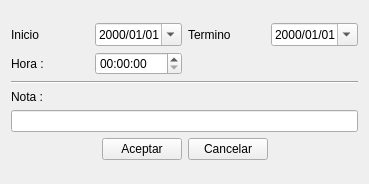
<?xml version="1.0" encoding="UTF-8"?>
<ui version="4.0">
 <class>newalerta_alerta_ui</class>
 <widget class="QWidget" name="newalerta_alerta_ui">
  <property name="geometry">
   <rect>
    <x>0</x>
    <y>0</y>
    <width>369</width>
    <height>184</height>
   </rect>
  </property>
  <property name="windowTitle">
   <string>Alerta</string>
  </property>
  <property name="windowIcon">
   <iconset resource="../Icons/Icons.qrc">
    <normaloff>:/Icons/Warning.png</normaloff>:/Icons/Warning.png</iconset>
  </property>
  <layout class="QGridLayout" name="gridLayout_5">
   <item row="0" column="0">
    <layout class="QGridLayout" name="gridLayout_4">
     <item row="0" column="0">
      <layout class="QGridLayout" name="gridLayout">
       <item row="0" column="1">
        <widget class="QDateEdit" name="dateEdit_inicio">
         <property name="displayFormat">
          <string>yyyy/MM/dd</string>
         </property>
         <property name="calendarPopup">
          <bool>true</bool>
         </property>
        </widget>
       </item>
       <item row="0" column="0">
        <widget class="QLabel" name="label">
         <property name="text">
          <string>Inicio</string>
         </property>
        </widget>
       </item>
       <item row="0" column="2">
        <widget class="QLabel" name="label_4">
         <property name="text">
          <string>Termino</string>
         </property>
        </widget>
       </item>
       <item row="0" column="3">
        <widget class="QDateEdit" name="dateEdit_fin">
         <property name="displayFormat">
          <string>yyyy/MM/dd</string>
         </property>
         <property name="calendarPopup">
          <bool>true</bool>
         </property>
        </widget>
       </item>
       <item row="1" column="0">
        <widget class="QLabel" name="label_3">
         <property name="text">
          <string>Hora :</string>
         </property>
        </widget>
       </item>
       <item row="1" column="1">
        <widget class="QTimeEdit" name="timeEdit">
         <property name="maximumDateTime">
          <datetime>
           <hour>23</hour>
           <minute>59</minute>
           <second>59</second>
           <year>2000</year>
           <month>1</month>
           <day>1</day>
          </datetime>
         </property>
         <property name="maximumTime">
          <time>
           <hour>23</hour>
           <minute>59</minute>
           <second>59</second>
          </time>
         </property>
         <property name="currentSection">
          <enum>QDateTimeEdit::HourSection</enum>
         </property>
         <property name="displayFormat">
          <string>hh:mm:ss</string>
         </property>
         <property name="calendarPopup">
          <bool>false</bool>
         </property>
        </widget>
       </item>
      </layout>
     </item>
     <item row="1" column="0">
      <widget class="Line" name="line">
       <property name="orientation">
        <enum>Qt::Horizontal</enum>
       </property>
      </widget>
     </item>
     <item row="2" column="0">
      <layout class="QGridLayout" name="gridLayout_2">
       <item row="0" column="0">
        <widget class="QLabel" name="label_2">
         <property name="sizePolicy">
          <sizepolicy hsizetype="Fixed" vsizetype="Fixed">
           <horstretch>0</horstretch>
           <verstretch>0</verstretch>
          </sizepolicy>
         </property>
         <property name="text">
          <string>Nota :</string>
         </property>
        </widget>
       </item>
       <item row="1" column="0">
        <widget class="QLineEdit" name="lineEdit"/>
       </item>
      </layout>
     </item>
     <item row="3" column="0">
      <layout class="QGridLayout" name="gridLayout_3">
       <item row="0" column="1">
        <widget class="QPushButton" name="pushButton_Acept">
         <property name="text">
          <string>Aceptar</string>
         </property>
        </widget>
       </item>
       <item row="0" column="4">
        <spacer name="horizontalSpacer_5">
         <property name="orientation">
          <enum>Qt::Horizontal</enum>
         </property>
         <property name="sizeHint" stdset="0">
          <size>
           <width>40</width>
           <height>20</height>
          </size>
         </property>
        </spacer>
       </item>
       <item row="0" column="0">
        <spacer name="horizontalSpacer_2">
         <property name="orientation">
          <enum>Qt::Horizontal</enum>
         </property>
         <property name="sizeHint" stdset="0">
          <size>
           <width>40</width>
           <height>20</height>
          </size>
         </property>
        </spacer>
       </item>
       <item row="0" column="2">
        <widget class="QPushButton" name="pushButton_Cancel">
         <property name="text">
          <string>Cancelar</string>
         </property>
        </widget>
       </item>
      </layout>
     </item>
    </layout>
   </item>
  </layout>
 </widget>
 <tabstops>
  <tabstop>dateEdit_inicio</tabstop>
  <tabstop>lineEdit</tabstop>
  <tabstop>pushButton_Acept</tabstop>
 </tabstops>
 <resources>
  <include location="../Icons/Icons.qrc"/>
 </resources>
 <connections/>
</ui>
